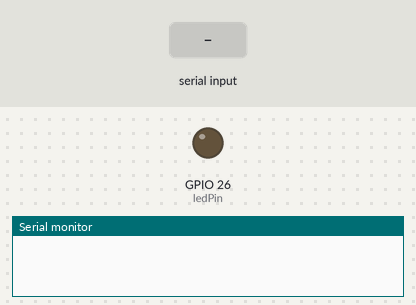
The program below on a simulated ESP32. Parts: output pins drawn as LEDs (lit = HIGH), the last lines printed to the serial monitor. Inputs (shaded band) come from the test bench.

Above: at 1.2 s.
1.3 s: "ON\n" received over Serial
At 2.5 s:
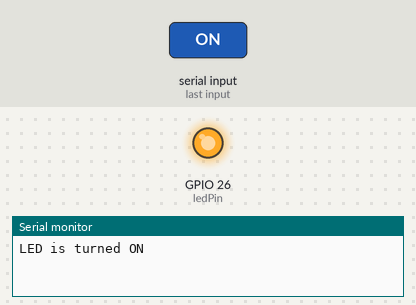
2.8 s: "OFF\n" received over Serial
At 3.9 s:
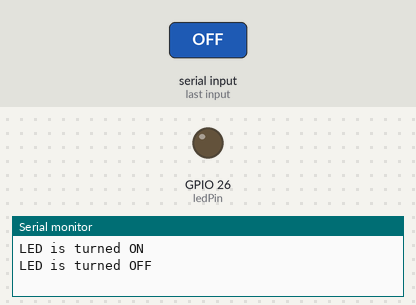
Timing chart, 0 to 5.8 s (numbered marks = the images above; inputs shaded):
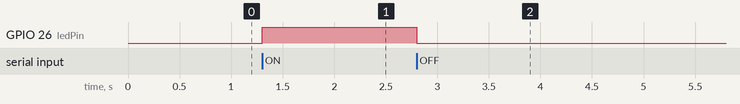

Measured:
- after the input at 1.3 s, GPIO 26 (ledPin): LOW → HIGH at once
- after the input at 2.8 s, GPIO 26 (ledPin): HIGH → LOW at once

The program:

main.cpp
```cpp
#include <Arduino.h>
#define ledPin 26

void setup()
{
  Serial.begin(115200);
  pinMode(ledPin, OUTPUT); //
}
void loop()
{
  if (Serial.available())
  {
    String command = Serial.readStringUntil('\n');

    if (command == "ON")
    {
      digitalWrite(ledPin, HIGH);
      Serial.println("LED is turned ON");
    }
    else if (command == "OFF")
    {
      digitalWrite(ledPin, LOW);
      Serial.println("LED is turned OFF");
    }
  }
}
```
